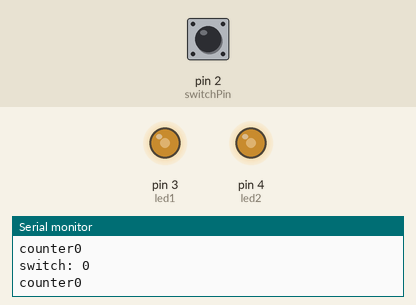
This sketch was run on a simulated Arduino Uno, built with avr-gcc and run on an emulated ATmega328P. Shown: output pins drawn as LEDs (lit = HIGH), the last lines printed to the serial monitor. Dashed ring = blinking. Inputs (shaded band) come from the test bench; at power-on: pin 2 (switchPin) LOW.

Above: at 1.2 s.
1.3 s: pin 2 (switchPin) pulled HIGH for 0.15 s
4.3 s: pin 2 (switchPin) pulled HIGH for 1 s
At 5.45 s:
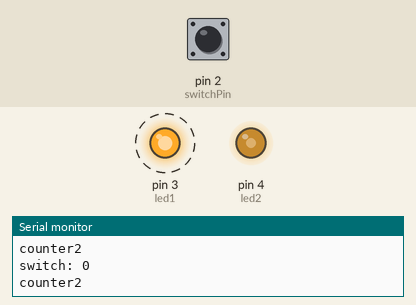
8.0 s: pin 2 (switchPin) pulled HIGH for 3.2 s
At 12.82 s:
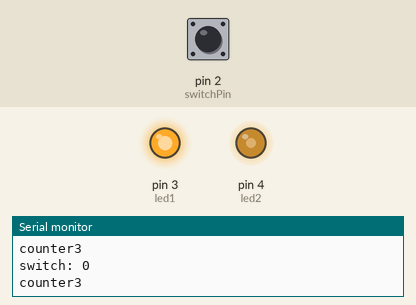
Timing chart, 0 to 20.2 s (numbered marks = the images above; inputs shaded):
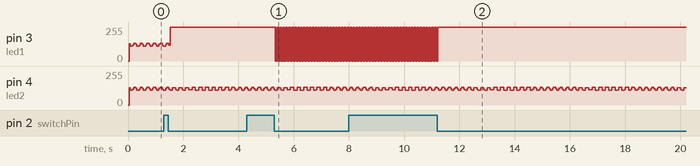

Measured:
- after the input at 4.3 s, pin 3 (led1): alternates 255/255 for 0.01 s and 0/255 for 0.01 s, starting after 1.0 s
- after the input at 8.0 s, pin 3 (led1): goes on until 11.2 s, then stays 255/255

The sketch:

02-14class-LED.ino
```cpp
int switchPin = 2;
int led1 = 3;
int led2 = 4;

int switchRead = 0;

int counter = 0;

boolean wasPressed = false;

long prevMillis = 0;    //long is a huge int (int:-3200~3200)
int interval = 0;
boolean trigger = false;


void setup() {
  Serial.begin(9600);
  pinMode(switchPin, INPUT);
  pinMode(led1, OUTPUT);
  pinMode(led2, OUTPUT);

}

void loop() {
  switchRead = digitalRead(switchPin);
  Serial.print("switch: ");
  Serial.println(switchRead);
  digitalWrite(led1, HIGH);
  digitalWrite(led2, HIGH);

  if (switchRead == HIGH) {
    //  { counter = counter +1; //count how many times the button was pressed
    //    Serial.println(counter);
    wasPressed = true;
  }

  if (switchRead == LOW && wasPressed == true) {
    counter = counter + 1;
    wasPressed = false;
  }

  Serial.print("counter");
  Serial.println(counter);

  if (counter == 0) {
    digitalWrite(led1, LOW);
    digitalWrite(led2, LOW);
  } else if (counter == 1) {
    digitalWrite (led1, HIGH);
    digitalWrite (led2, LOW);
  } else if (counter == 2) {
    digitalWrite (led1, LOW);
    digitalWrite (led2, HIGH);
  } else if (counter == 3) {
    if (millis() - prevMillis >= interval) {
      prevMillis = millis();
      // the "print" slows down the arduino, so in line1 the millis = 1, in line2 it might be 2.

      if (trigger == false) {
        trigger == true;
      } else {
        trigger = false;
      }


    }

  }


  //        digitalWrite (led2, HIGH);
  //        delay (2000);
  //        digitalWrite (led LOW);
  //        delay (2000); //there will be 4s sleep (b/c of the delay)

  else {
    counter = 0;
  }

  if (trigger == true) {
    digitalWrite(led2, HIGH);
  } else {
    digitalWrite(led2, LOW);

  }


}
```
